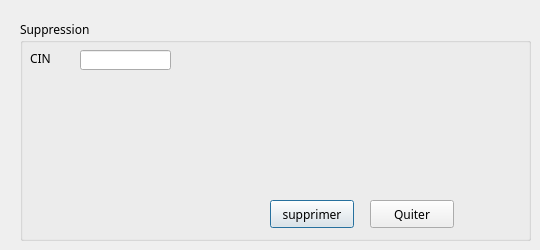
        <widget class="QWidget" name="Tab_amir12">
         <attribute name="title">
          <string>Supprimer</string>
         </attribute>
         <widget class="QGroupBox" name="groupBox_amir12">
          <property name="geometry">
           <rect>
            <x>20</x>
            <y>20</y>
            <width>511</width>
            <height>221</height>
           </rect>
          </property>
          <property name="font">
           <font>
            <family>MS Reference Sans Serif</family>
            <weight>50</weight>
            <bold>false</bold>
           </font>
          </property>
          <property name="title">
           <string>Suppression</string>
          </property>
          <widget class="QPushButton" name="supprimer_r">
           <property name="geometry">
            <rect>
             <x>250</x>
             <y>180</y>
             <width>84</width>
             <height>28</height>
            </rect>
           </property>
           <property name="font">
            <font>
             <family>MS Reference Sans Serif</family>
            </font>
           </property>
           <property name="styleSheet">
            <string notr="true">QPushButton::hover
{
	background-color: qlineargradient(spread:pad, x1:0, y1:0.511, x2:1, y2:0.511, stop:0 rgba(0, 207, 179, 255),stop:1 rgb(108, 135, 255));

}</string>
           </property>
           <property name="text">
            <string>supprimer</string>
           </property>
           <property name="default">
            <bool>true</bool>
           </property>
          </widget>
          <widget class="QLabel" name="label_50">
           <property name="geometry">
            <rect>
             <x>10</x>
             <y>30</y>
             <width>21</width>
             <height>16</height>
            </rect>
           </property>
           <property name="text">
            <string>CIN</string>
           </property>
          </widget>
          <widget class="QPushButton" name="quitter_supprimer_4">
           <property name="geometry">
            <rect>
             <x>350</x>
             <y>180</y>
             <width>84</width>
             <height>28</height>
            </rect>
           </property>
           <property name="font">
            <font>
             <family>MS Reference Sans Serif</family>
            </font>
           </property>
           <property name="contextMenuPolicy">
            <enum>Qt::NoContextMenu</enum>
           </property>
           <property name="styleSheet">
            <string notr="true">QPushButton::hover
{
	background-color: qlineargradient(spread:pad, x1:0, y1:0.511, x2:1, y2:0.511, stop:0 rgba(0, 207, 179, 255),stop:1 rgb(108, 135, 255));

}</string>
           </property>
           <property name="text">
            <string>Quiter</string>
           </property>
           <property name="autoDefault">
            <bool>false</bool>
           </property>
           <property name="default">
            <bool>false</bool>
           </property>
           <property name="flat">
            <bool>false</bool>
           </property>
          </widget>
          <widget class="QLineEdit" name="lineEdit_cin_s">
           <property name="geometry">
            <rect>
             <x>60</x>
             <y>30</y>
             <width>91</width>
             <height>20</height>
            </rect>
           </property>
          </widget>
         </widget>
        </widget>
